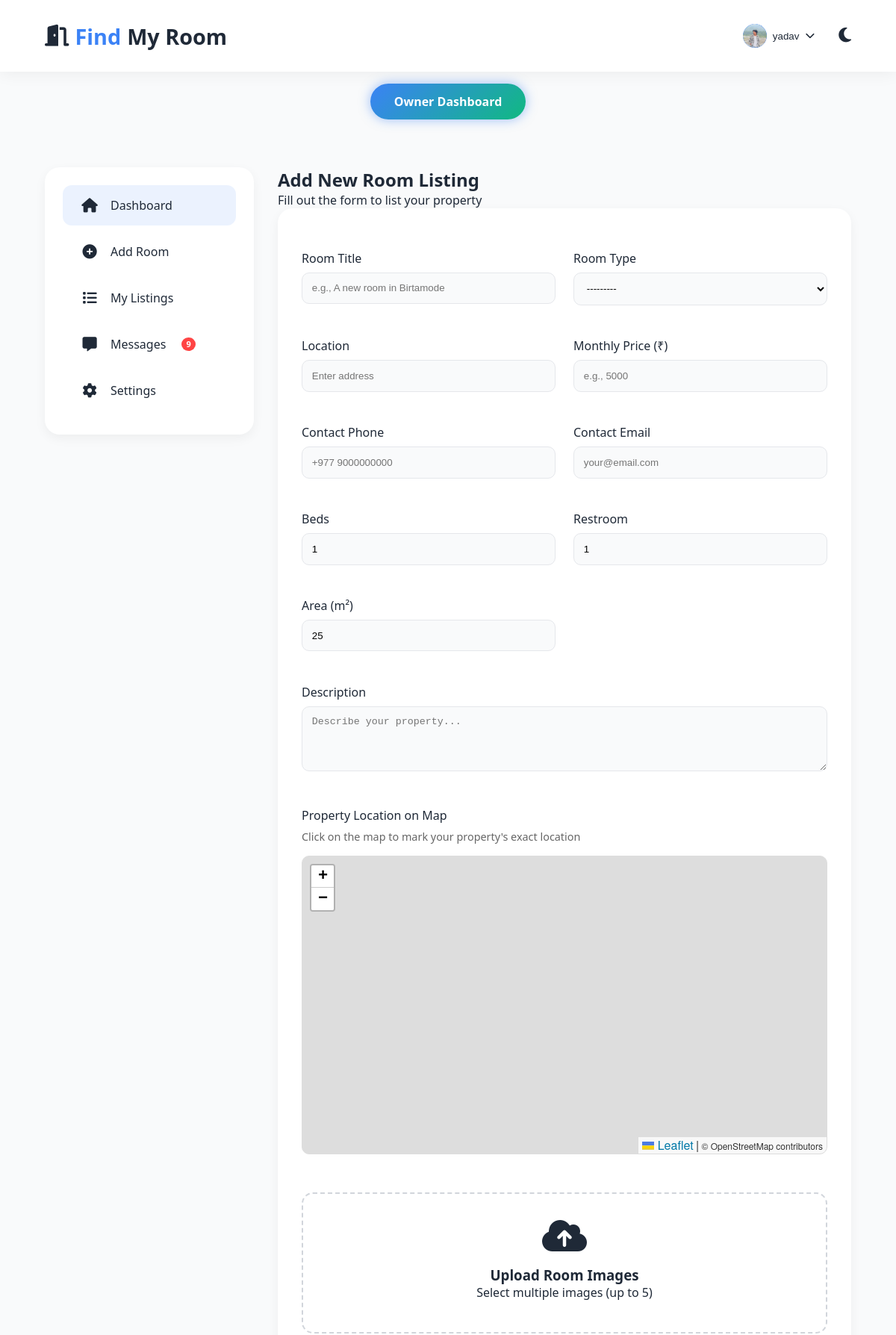
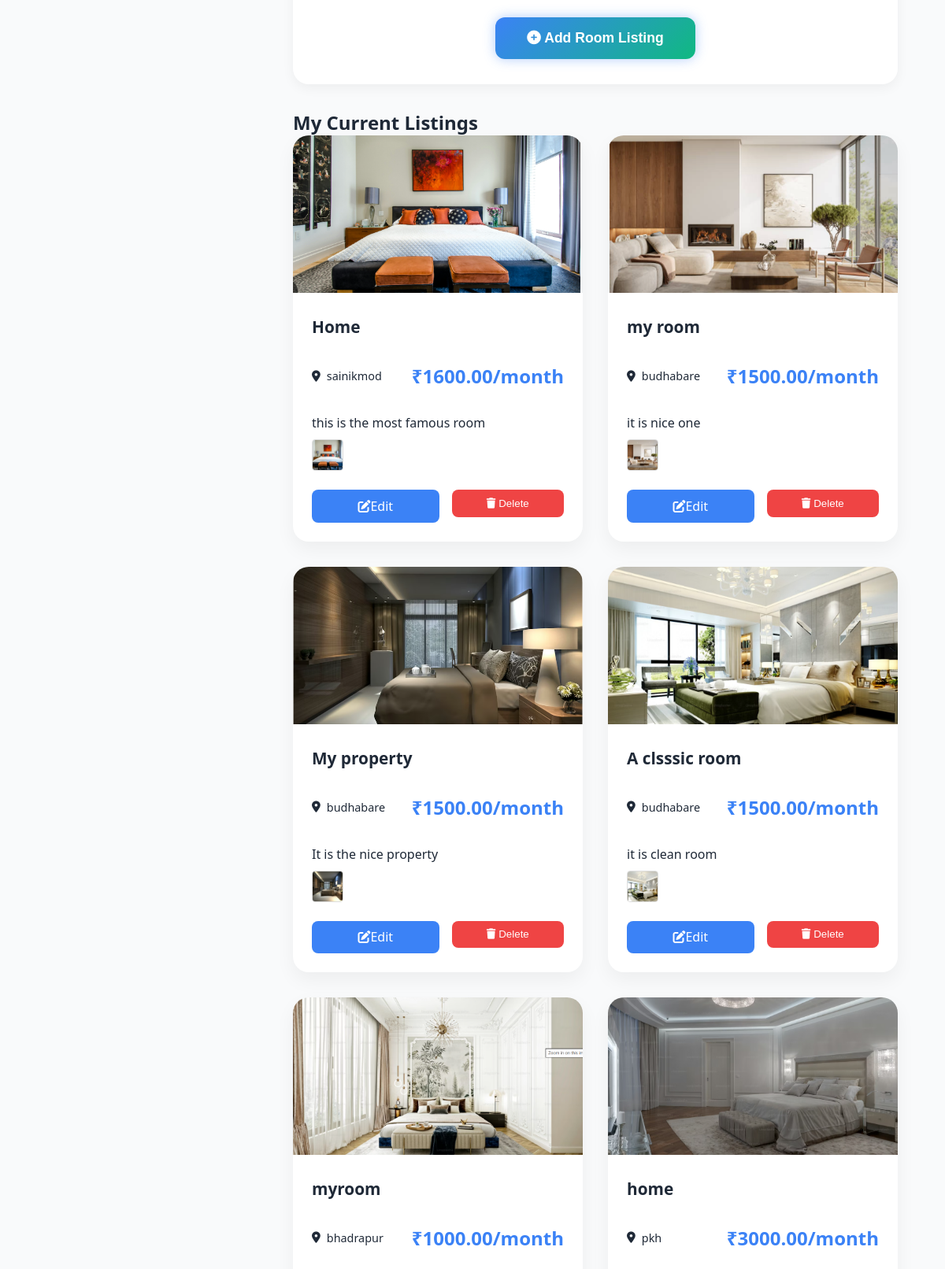
The page /owner/dashboard/ (signed in, upper part) on the database its author committed (2 pictures, top to bottom).
### started/models.py (models this page shows, shortened)
class UserProfile(models.Model):
    user = models.OneToOneField(User, on_delete=models.CASCADE)
    profile_image = models.ImageField(upload_to='profiles/', blank=True, null=True)
    phone_number = models.CharField(max_length=20, blank=True, null=True)
    bio = models.TextField(max_length=500, blank=True, null=True)
    reset_pin = models.CharField(max_length=6, blank=True, null=True)
    pin_created_at = models.DateTimeField(blank=True, null=True)

class Room(models.Model):
    ROOM_TYPE_CHOICES = [
        ('private', 'Private Room'),      # Single occupancy room
        ('2BHK', '2BHK'),        # Shared with roommates
        ('3BHK', '3BHK'),   # Small apartment
        ('apartment', 'Full Apartment'),  # Complete apartment
        ('house', 'House'),              # Entire house
    ]
    title = models.CharField(max_length=200)  # Property title/name
    room_type = models.CharField(max_length=20, choices=ROOM_TYPE_CHOICES)
    location = models.CharField(max_length=200)  # Address/area
    price = models.DecimalField(max_digits=10, decimal_places=2)
    description = models.TextField()
    contact_phone = models.CharField(max_length=20)
    contact_email = models.EmailField()
    area_m2 = models.IntegerField(default=25)    # Size in square meters
    beds = models.IntegerField(default=1)        # Number of bedrooms
    baths = models.IntegerField(default=1)       # Number of bathrooms
    latitude = models.DecimalField(max_digits=17, decimal_places=8, null=True, blank=True)
    longitude = models.DecimalField(max_digits=17, decimal_places=8, null=True, blank=True)
    image = models.ImageField(upload_to='rooms/', blank=True, null=True)
    owner = models.ForeignKey('Owner', on_delete=models.CASCADE)
    created_at = models.DateTimeField(auto_now_add=True)
    class Meta:
        ordering = ['-created_at']

class RoomImage(models.Model):
    room = models.ForeignKey(Room, on_delete=models.CASCADE, related_name='images')
    image = models.ImageField(upload_to='room_images/')
    is_primary = models.BooleanField(default=False)
    created_at = models.DateTimeField(auto_now_add=True)
    class Meta:
        ordering = ['-is_primary', 'created_at']

### started/views.py (the view)
# urls.py: path('owner/dashboard/', views.owner_dashboard, name='owner_dashboard'),
@login_required
def owner_dashboard(request):
    UserProfile.objects.get_or_create(user=request.user)
    try:
        owner = request.user.owner
    except Owner.DoesNotExist:
        messages.error(request, 'No Owner profile found. Please register as Owner first.')
        return redirect('register')
    if request.method == 'POST':
        form = RoomForm(request.POST, request.FILES)
        if form.is_valid():
            room = form.save(commit=False)
            room.owner = owner
            room.save()
            images = request.FILES.getlist('room_images')
            for i, image in enumerate(images[:5]):
                RoomImage.objects.create(
                    room=room,
                    image=image,
                    is_primary=(i == 0)
                )
            messages.success(request, 'Room listing added successfully!')
            return redirect('owner_dashboard')
        else:
            messages.error(request, 'Please correct the errors in the form.')
    else:
        form = RoomForm()
    owner_rooms = Room.objects.filter(owner=owner).order_by('-created_at')
    return render(request, 'started/owner_dashboard.html', {
        'form': form,
        'owner_rooms': owner_rooms
    })

### started/templates/started/owner_dashboard.html (shortened to what this page needs)
{% extends 'started/base.html' %}
{% block content %}
<div class="dashboard active" id="ownerDashboard">
    <div class="owner-container">
        <aside class="owner-sidebar">
            <div class="sidebar-item active">
                <i class="fas fa-home"></i>
                <span>Dashboard</span>
            </div>
            <div class="sidebar-item" onclick="scrollToAddRoom()">
                <i class="fas fa-plus-circle"></i>
                <span>Add Room</span>
            </div>
            <div class="sidebar-item" onclick="scrollToListings()">
                <i class="fas fa-list"></i>
                <span>My Listings</span>
            </div>
            <div class="sidebar-item" onclick="showMessages()">
                <i class="fas fa-comment-alt"></i>
                <span>Messages</span>
                <span id="messageCount" class="message-badge" style="display: none;">0</span>
            </div>
            <div class="sidebar-item" onclick="window.location.href='/profile/'">
                <i class="fas fa-cog"></i>
                <span>Settings</span>
            </div>
        </aside>
        <main class="owner-main">
            <h2 id="addRoomSection">Add New Room Listing</h2>
            <p>Fill out the form to list your property</p>
            <div class="add-room-form">
                <form method="POST" enctype="multipart/form-data">
                    <div class="form-grid">
                        <div class="form-group">
                            <label for="{{ form.title.id_for_label }}">Room Title</label>
                            {{ form.title }}
                        </div>
                        <div class="form-group">
                            <label for="{{ form.room_type.id_for_label }}">Room Type</label>
                            {{ form.room_type }}
                        </div>
                        <div class="form-group">
                            <label for="{{ form.location.id_for_label }}">Location</label>
                            {{ form.location }}
                        </div>
                        <div class="form-group">
                            <label for="{{ form.price.id_for_label }}">Monthly Price (₹)</label>
                            {{ form.price }}
                        </div>
                        <div class="form-group">
                            <label for="{{ form.contact_phone.id_for_label }}">Contact Phone</label>
                            {{ form.contact_phone }}
                        </div>
                        <div class="form-group">
                            <label for="{{ form.contact_email.id_for_label }}">Contact Email</label>
                            {{ form.contact_email }}
                        </div>
                        <div class="form-group">
                            <label for="{{ form.beds.id_for_label }}">Beds</label>
                            {{ form.beds }}
                        </div>
                        <div class="form-group">
                            <label for="{{ form.baths.id_for_label }}">Restroom</label>
                            {{ form.baths }}
                        </div>
                        <div class="form-group">
                            <label for="{{ form.area_m2.id_for_label }}">Area (m²)</label>
                            {{ form.area_m2 }}
                        </div>
                        <div class="form-group" style="grid-column: 1 / -1;">
                            <label for="{{ form.description.id_for_label }}">Description</label>
                            {{ form.description }}
                        </div>
                        <div class="form-group" style="grid-column: 1 / -1;">
                            <label>Property Location on Map</label>
                            <p style="font-size: 0.9rem; color: #666; margin-bottom: 1rem;">Click on the map to mark your property's exact location</p>
                            <div id="locationMap" style="height: 400px; width: 100%; border-radius: 10px; border: 1px solid #ddd;"></div>
                        </div>
                        <div class="image-upload" style="grid-column: 1 / -1;">
                            <label for="room_images">
                                <i class="fas fa-cloud-upload-alt" style="font-size: 3rem; margin-bottom: 1rem;"></i>
                                <h3>Upload Room Images</h3>
                                <p>Select multiple images (up to 5)</p>
                            </label>
                        </div>
                    </div>
                    <button type="submit" class="add-room-btn">
                        <i class="fas fa-plus-circle"></i> Add Room Listing
                    </button>
                </form>
            </div>
            <h2 id="listingsSection">My Current Listings</h2>
            <div class="rooms-grid">
                {% for room in owner_rooms %}
                <div class="room-card">
                    {% if room.images.exists %}
                        <img src="{{ room.images.first.image.url }}" alt="{{ room.title }}" class="card-image">
                    {% elif room.image %}
                        <img src="{{ room.image.url }}" alt="{{ room.title }}" class="card-image">
                    {% else %}
                        <img src="https://images.unsplash.com/photo-1522708323590-d24dbb6b0267?ixlib=rb-4.0.3&auto=format&fit=crop&w=600&q=80" alt="{{ room.title }}" class="card-image">
                    {% endif %}
                    <div class="card-content">
                        <h3>{{ room.title }}</h3>
                        <div class="card-details">
                            <div class="detail-item">
                                <i class="fas fa-map-marker-alt"></i>
                                <span>{{ room.location }}</span>
                            </div>
                            <div class="price">₹{{ room.price }}/month</div>
                        </div>
                        <p>{{ room.description|truncatewords:10 }}</p>
                        {% if room.images.exists %}
                        <div style="display: flex; gap: 5px; margin: 10px 0; overflow-x: auto;">
                            {% for image in room.images.all|slice:":4" %}
                                <img src="{{ image.image.url }}" style="width: 40px; height: 40px; object-fit: cover; border-radius: 4px; border: 1px solid #ddd;">
                            {% endfor %}
                        </div>
                        {% endif %}
                        <div style="display: flex; gap: 1rem; margin-top: 1.5rem;">
                            <a href="{% url 'edit_room' room.id %}" style="flex: 1; padding: 0.6rem; border: none; border-radius: 8px; background: var(--light-accent); color: white; text-decoration: none; text-align: center; display: flex; align-items: center; justify-content: center;">
                                <i class="fas fa-edit"></i> Edit
                            </a>
                            <form method="POST" action="{% url 'delete_room' room.id %}" style="flex: 1;" onsubmit="return confirm('Are you sure you want to delete this room?')">
                                <button type="submit" style="width: 100%; padding: 0.6rem; border: none; border-radius: 8px; background: #ef4444; color: white;">
                                    <i class="fas fa-trash"></i> Delete
                                </button>
                            </form>
                        </div>
                    </div>
                </div>
                {% empty %}
                <p>No listings yet. Add your first room above!</p>
                {% endfor %}
            </div>
        </main>
    </div>
</div>
{% endblock %}

### started/templates/started/partials/header.html (shortened to what this page needs)
<header class="header">
    <div class="logo">
        <a href="{% url 'home' %}" style="color: inherit; text-decoration: none; display: flex; align-items: center; gap: 8px;">
            <i class="fas fa-door-open"></i>
            <span>Find</span>My Room
        </a>
    </div>
    <div class="header-actions">
        {% if user.is_authenticated %}
            <div class="profile-dropdown" style="display: block !important;">
                <button class="profile-btn" id="profileBtn">
                    <div class="profile-avatar">
                        {% if user.userprofile.profile_image %}
                            <img src="{{ user.userprofile.profile_image.url }}" alt="{{ user.username }}">
                        {% else %}
                            <i class="fas fa-user"></i>
                        {% endif %}
                    </div>
                    <span>{{ user.username }}</span>
                    <i class="fas fa-chevron-down"></i>
                </button>
            </div>
        {% endif %}
        <button class="theme-toggle" id="themeToggle">
            <i class="fas fa-moon"></i>
        </button>
    </div>
</header>
{% if user.is_authenticated and request.resolver_match.url_name != 'login' and request.resolver_match.url_name != 'register' and request.resolver_match.url_name != 'profile_settings' and request.resolver_match.url_name != 'home' %}
<div class="dashboard-tabs">
    {% if user.owner %}
        <a href="{% url 'owner_dashboard' %}" class="tab-btn {% if request.resolver_match.url_name == 'owner_dashboard' %}active{% endif %}">Owner Dashboard</a>
    {% endif %}
</div>
{% endif %}

### started/templates/started/owner_dashboard.html (style rules this page uses)
.message-badge { background: #ff4444; color: white; border-radius: 50%; padding: 2px 6px; font-size: 11px; font-weight: bold; margin-left: 5px; min-width: 18px; height: 18px; display: none; align-items: center; justify-content: center; animation: pulse 2s infinite; }

### rows shown on the page
Room: images.first.image (picture), title "Home", location "sainikmod", price "1600.00", description "this is the most famous room"
RoomImage: image (picture)
Room: images.first.image (picture), title "my room", location "budhabare", price "1500.00", description "it is nice one"
RoomImage: image (picture)
Room: images.first.image (picture), title "My property", location "budhabare", price "1500.00", description "It is the nice property"
RoomImage: image (picture)
Room: images.first.image (picture), title "A clsssic room", location "budhabare", price "1500.00", description "it is clean room"
RoomImage: image (picture)
Room: images.first.image (picture), title "myroom", location "bhadrapur", price "1000.00"
Room: images.first.image (picture), title "home", location "pkh", price "3000.00"

### other values the page prints
{{ user.username }} "yadav"
